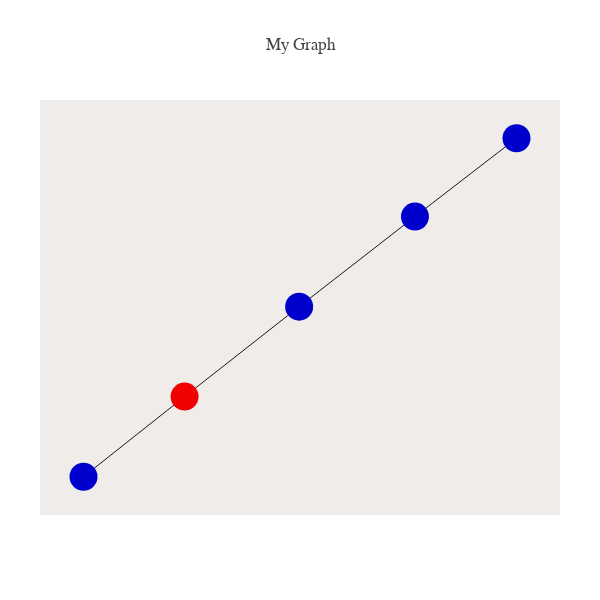

Notebook cell for this chart:
### Code cell
Tree, leaves, edges= Gus_get_phylo(Mp,col_lib,Mp_similarity)

node_list= list(range(-1,Mp.shape[1]))
root= True
nodes_as_seqs= True

plot_phyl_net(data_phyl,leaves,node_list,edges,
              nodes_as_seqs= nodes_as_seqs,root= root)

### Figure 1 — Plotly figure (JSON) as saved in the notebook; plotly's stock layout.template omitted (floating-point values rounded to 4 significant figures)
{"data": [{"hoverinfo": "none", "line": {"color": "rgb(25,25,25)", "width": 1}, "mode": "lines", "type": "scatter", "uid": "9c9c59c8-0611-479d-ad12-733a7629405f", "x": [-0.5312, -0.002713, null, -0.5312, -0.9975, null, -0.002713, 0.5315, null, 0.5315, 1, null], "y": [-0.2672, 0.000901, null, -0.2672, -0.506, null, 0.000901, 0.2694, null, 0.2694, 0.5028, null]}, {"hoverinfo": "text", "marker": {"color": ["rgb(240,0,0)", "rgb(0,0,205)", "rgb(0,0,205)", "rgb(0,0,205)", "rgb(0,0,205)"], "size": 28}, "mode": "markers", "text": ["root: 0000", "0100", "1100\n1000", "0010", "1101"], "type": "scatter", "uid": "c3b3d70a-2f52-4972-9068-c440f64844e4", "x": [-0.5312, -0.002713, 0.5315, -0.9975, 1], "y": [-0.2672, 0.000901, 0.2694, -0.506, 0.5028]}], "layout": {"autosize": false, "font": {"family": "Balto"}, "height": 600, "hovermode": "closest", "margin": {"b": 85, "l": 40, "pad": 0, "r": 40, "t": 100}, "plot_bgcolor": "#efecea", "showlegend": false, "title": "My Graph", "width": 600, "xaxis": {"showgrid": false, "showline": false, "showticklabels": false, "title": "", "zeroline": false}, "yaxis": {"showgrid": false, "showline": false, "showticklabels": false, "title": "", "zeroline": false}}}
